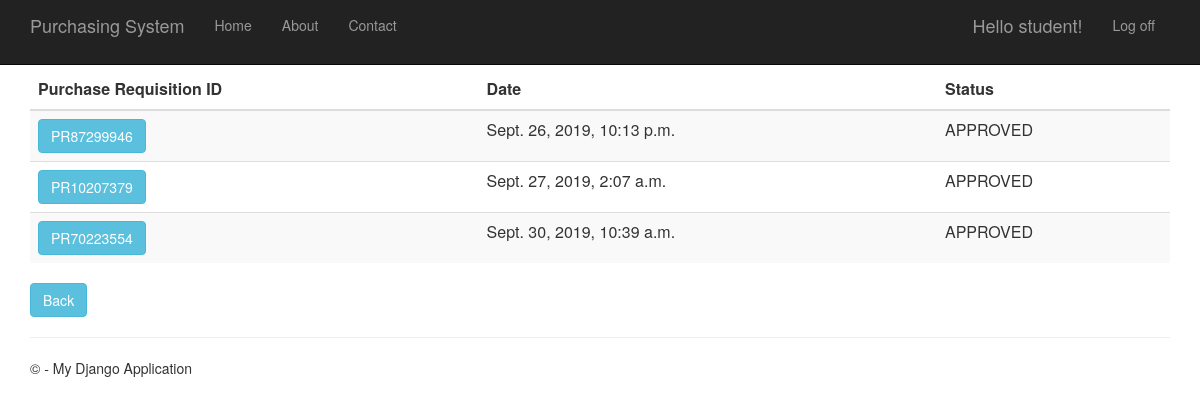
The app's page /purchaserequisitionhistory (signed in) with its own data.
### PurchaseRequisition/models.py (models this page shows)
class PurchaseRequisition(models.Model):
    pr_id= models.CharField(max_length=10, primary_key=True) #takes character
    description= models.TextField(null=True,default=None, blank=True)
    time_created= models.DateTimeField()
    total_price= models.DecimalField(max_digits=10, decimal_places=2, default=Decimal('0.00'))
    status= models.TextField(max_length=10, default="Pending")
    person_id = models.ForeignKey(Person)
    def __str__(self):
        return str(self.pr_id)

### PurchaseRequisition/views.py (the view)
# urls.py: url(r'^purchaserequisitionhistory', PurchaseRequisition.views.purchaserequisitionhistory, name="purchase_requisition_history"),
def purchaserequisitionhistory(request):
    purchase_requisitions = PurchaseRequisition.objects.all()
    print(purchase_requisitions)
    context = {
            'title':'Purchase Requisition History',
            'rows':purchase_requisitions
        }
    return render(request,'PurchaseRequisition/purchaserequisitionhistory.html',context)

### PurchaseRequisition/templates/PurchaseRequisition/purchaserequisitionhistory.html
﻿{% extends "app/layout.html" %}
{% block content %}
<div class="purchaseorderhistory margintop" action="menu" >
    <form action="purchaserequisitionhistorydetails" method="GET">
        <table class="table table-striped margintop">
          <thead>
            <tr>
              <th scope="col">Purchase Requisition ID</th>
              <th scope="col">Date</th>
              <th scope="col">Status</th>
            </tr>
          </thead>
          <tbody>
              {% for r in rows %}
            <tr>
                 <td><button type="submit" name="pr_id" value="{{r.pr_id}}" class="btn btn-info" >{{r.pr_id}}</button></td>
                 <td>{{r.time_created}}</td>
                 <td>{{r.status}}</td>
            </tr>
              {% endfor %}
          </tbody>
        </table>
    </form>
       <form action="menu">
        <div class="margintop">
            <button type="submit" class="btn btn-info" >Back</button>
        </div>
    </form>
</div>
{% endblock %}

### app/templates/app/loginpartial.html (shortened to what this page needs)
{% if user.is_authenticated %}
<form id="logoutForm" action="/logout" method="post" class="navbar-right">
    <ul class="nav navbar-nav navbar-right">
        <li><span class="navbar-brand">Hello {{ user.username }}!</span></li>
        <li><a href="javascript:document.getElementById('logoutForm').submit()">Log off</a></li>
    </ul>
</form>
{% else %}
<ul class="nav navbar-nav navbar-right">
    <li><a href="{% url 'login' %}">Log in</a></li>
</ul>
{% endif %}

### app/static/app/content/site.css (style rules this page uses)
body { padding-top: 50px; padding-bottom: 20px; }

### records on screen
PurchaseRequisition: pr_id "PR87299946", time_created "Sept. 26, 2019, 10:13 p.m.", status "APPROVED"
PurchaseRequisition: pr_id "PR10207379", time_created "Sept. 27, 2019, 2:07 a.m.", status "APPROVED"
PurchaseRequisition: pr_id "PR70223554", time_created "Sept. 30, 2019, 10:39 a.m.", status "APPROVED"

### other values on screen
{{ user.username }} "student"
